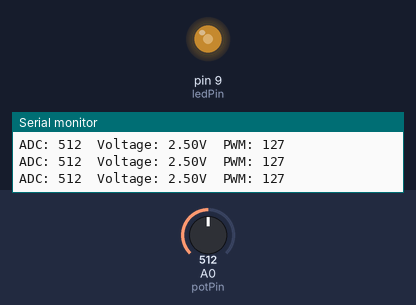
Bench run of a sketch on a simulated Arduino Uno, built with avr-gcc and run on an emulated ATmega328P. Parts: output pins drawn as LEDs (lit = HIGH), the last lines printed to the serial monitor. The test bench sets the inputs (shaded band); at power-on: A0 (potPin) = 512.

Above: at 1.2 s.
1.3 s: A0 (potPin) set to 414
At 1.6 s:
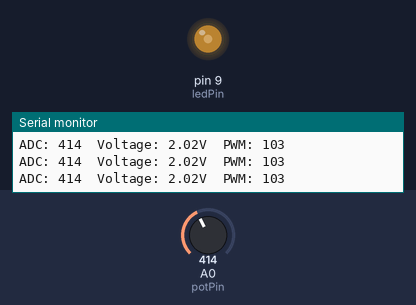
4.3 s: A0 (potPin) set to 393
At 4.9 s:
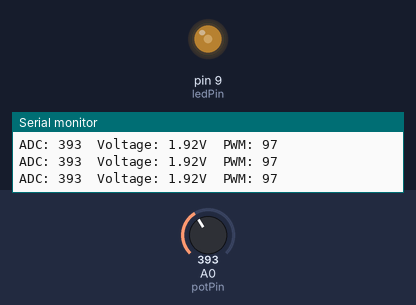
5.8 s: A0 (potPin) set to 104
At 6.9 s:
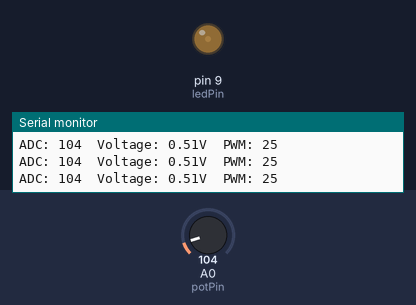
7.3 s: A0 (potPin) set to 94
At 7.9 s:
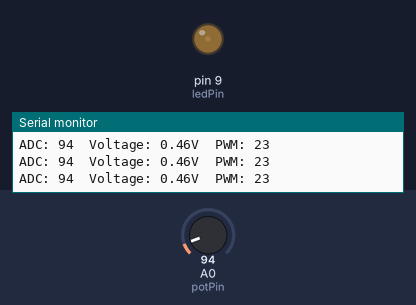
10.3 s: A0 (potPin) set to 0
At 11.4 s:
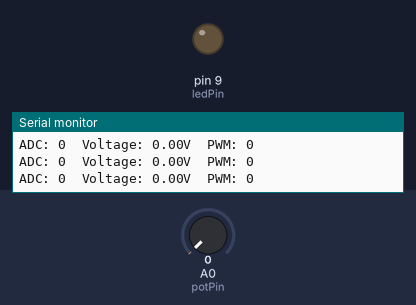
11.8 s: A0 (potPin) set to 8
At 12.5 s:
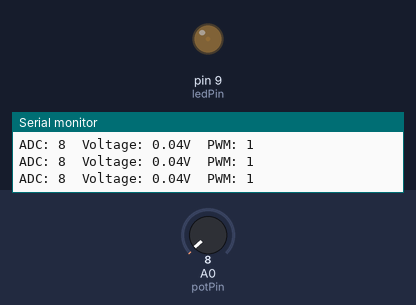
14.8 s: A0 (potPin) set to 11
Timing chart, 0 to 17.8 s (numbered marks = the images above; inputs shaded):
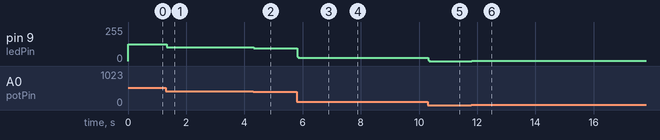

The sketch:

4_pwm_avg10.ino
```cpp
const int potPin = A0;
const int ledPin = 9;
const int numSamples = 10;

void setup() {
  pinMode(ledPin, OUTPUT);
  Serial.begin(9600);
}

void loop() {
  // 1. Sample and average the ADC reading
  long sum = 0;
  for (int i = 0; i < numSamples; i++) {
    sum += analogRead(potPin);
    delay(1); // small settling delay between samples
  }
  int avgADC = sum / numSamples; // 0–1023

  // 2. Convert averaged ADC number to voltaxge
  float voltage = avgADC * (5.0 / 1023.0);

  // 3. Map to PWM range (0–255)
  int pwmValue = map(avgADC, 0, 1023, 0, 255);

  // 4. Write PWM to LED pin
  analogWrite(ledPin, pwmValue);

  // Debug output
  Serial.print("ADC: "); Serial.print(avgADC);
  Serial.print("  Voltage: "); Serial.print(voltage, 2);
  Serial.print("V  PWM: "); Serial.println(pwmValue);

  delay(20);
}
```

Measured:
- after the input at 1.3 s, pin 9 (ledPin): 127/255 → 103/255 at once
- after the input at 4.3 s, pin 9 (ledPin): 103/255 → 97/255 at once
- after the input at 5.8 s, pin 9 (ledPin): 97/255 → 25/255 at once
- after the input at 7.3 s, pin 9 (ledPin): 25/255 → 23/255 at once
- after the input at 10.3 s, pin 9 (ledPin): 23/255 → 0/255 at once
- after the input at 11.8 s, pin 9 (ledPin): 0/255 → 1/255 at once
- after the input at 14.8 s, pin 9 (ledPin): 1/255 → 2/255 at once
